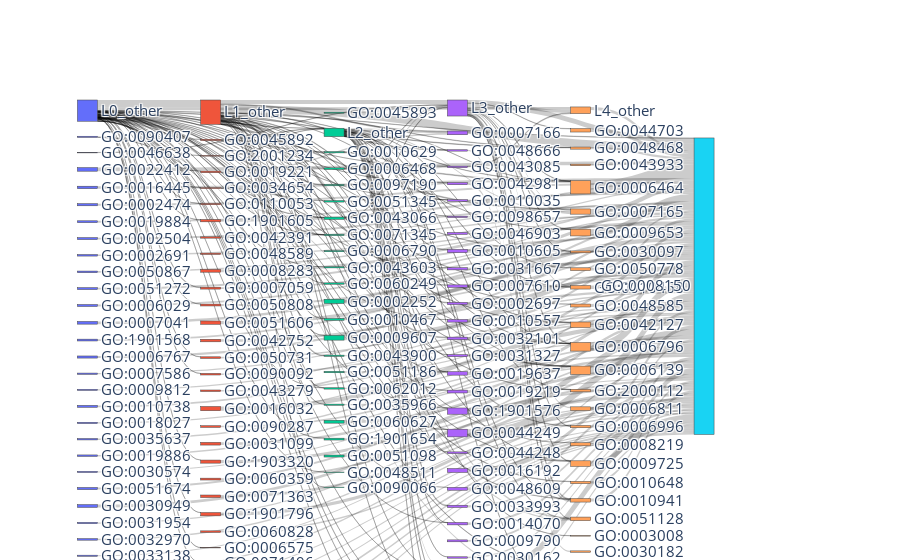

The notebook cell this image was saved under:
### Code cell
ov_sankey = plot_sankey(sankey_value_id_ov, sankey_source_id_ov, sankey_target_id_ov,
                node_label, node_col, node_level, positive_flow=True, go_dag=go_dag, filename='Sankey_OV')

### Figure 1 — Plotly figure (JSON) as saved in the notebook; plotly's stock layout.template omitted (floating-point values rounded to 4 significant figures; data arrays with more than 128 entries replaced by an {"elided": "..."} marker saying what was removed)
{"data": [{"arrangement": "snap", "link": {"source": {"elided": "254 int values"}, "target": {"elided": "254 int values"}, "value": {"elided": "254 float values"}}, "node": {"color": {"elided": "146 str values"}, "customdata": {"elided": "146 str values"}, "hovertemplate": "%{label}: %{customdata}<extra></extra>", "label": {"elided": "146 str values"}, "pad": 15, "thickness": 20, "x": {"elided": "146 float values"}, "y": {"elided": "146 float values"}}, "type": "sankey"}], "layout": {"font": {"size": 15}, "hoverlabel": {"font": {"size": 15}}}}
